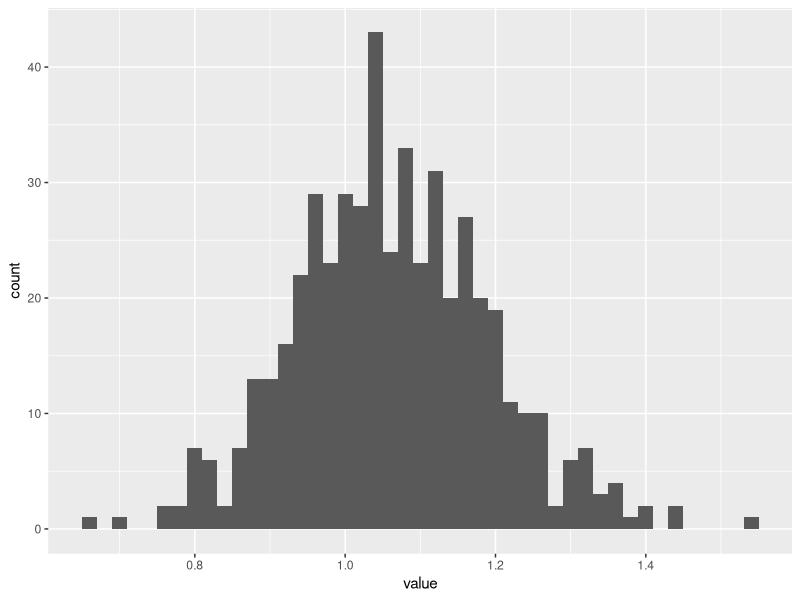
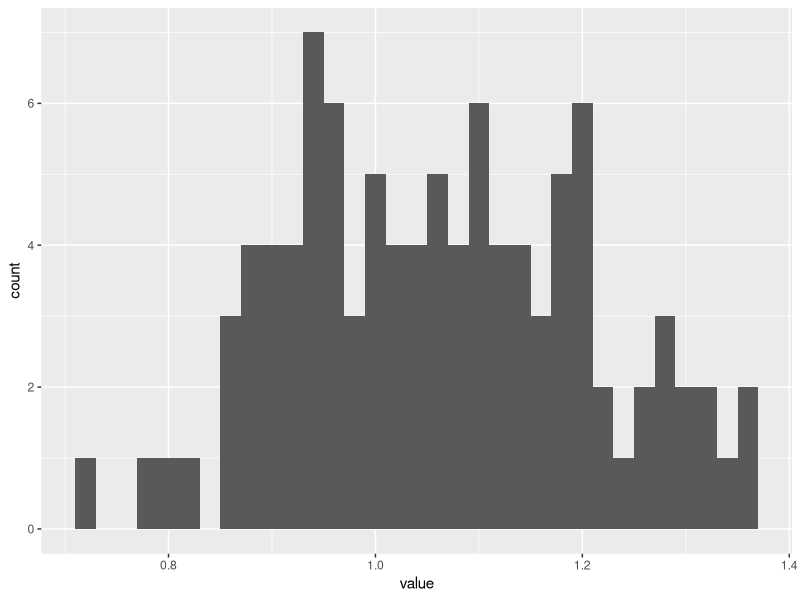
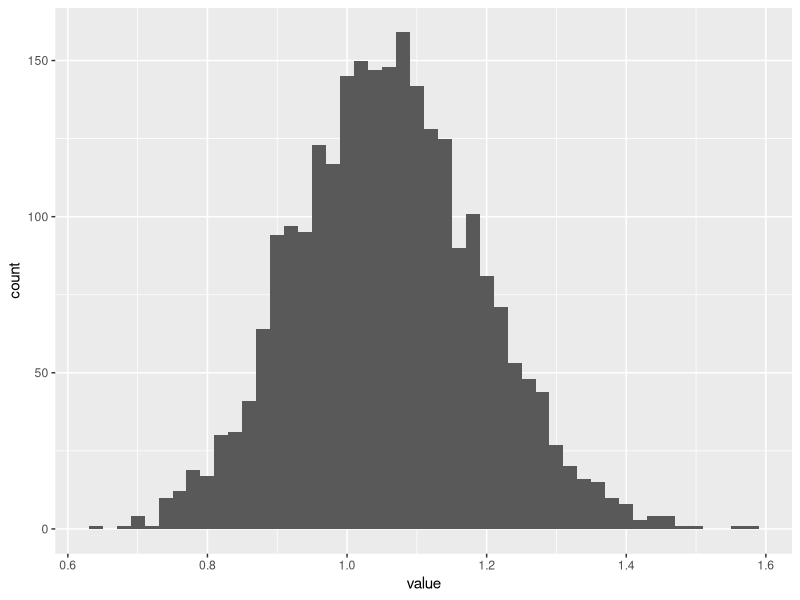

Recreate these plots in R, in order.
## ---- chunk 1
knitr::opts_chunk$set(echo = TRUE)
## ---- chunk 2
library(tidyverse)
## ---- chunk 3
mtcars %>%
  split(.$am) %>%
  map(~ lm(mpg ~ cyl, data = .)) %>%
  map(summary)
## ---- chunk 4
mean_list <- map(mtcars, mean)
## ---- chunk 5
mean_vec <- mtcars %>%
  map(mean) %>%
  unlist

class(mean_list)

class(mean_vec)
## ---- chunk 6
mtcars %>%
  map_dbl(var)
## ---- chunk 7
set.seed(2418)

norm_sample <- rnorm(n = 100)
## ---- chunk 8
mean(norm_sample)

var(norm_sample)
## ---- chunk 9
map(1:500,
    ~ sample(norm_sample, replace = TRUE) %>%
  var()) %>%
  unlist() %>%
  as_tibble() %>%
   ggplot(mapping = aes(x = value)) +
     geom_histogram(binwidth = .02)

## ---- chunk 10
norm_var_boot <- function(samp, n){
    map(1:n,
      ~ sample(samp, replace = TRUE) %>%
    var()) %>%
    unlist() %>%
    as_tibble() %>%
     ggplot(mapping = aes(x = value)) +
       geom_histogram(binwidth = .02)
    }

norm_var_boot(norm_sample, 100)

norm_var_boot(norm_sample, 2500)

